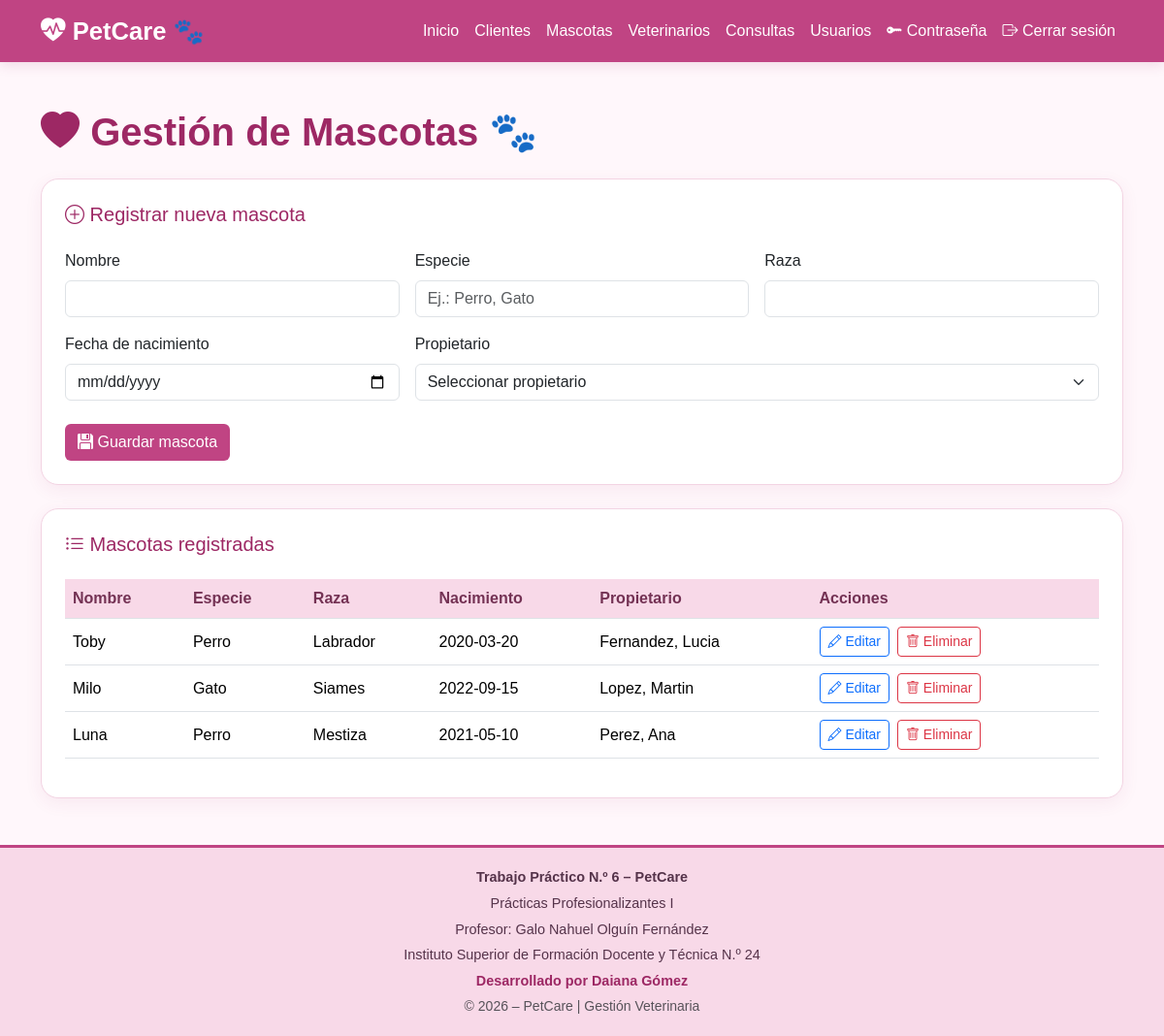
The page /mascotas/index.php (signed in) on the database its author committed.
### tables this page shows
CREATE TABLE `mascotas` (
  `id_mascota` int NOT NULL AUTO_INCREMENT,
  `nombre` varchar(50) NOT NULL,
  `especie` varchar(30) NOT NULL,
  `raza` varchar(50) DEFAULT NULL,
  `fecha_nacimiento` date DEFAULT NULL,
  `id_cliente` int NOT NULL,
  PRIMARY KEY (`id_mascota`),
  KEY `id_cliente` (`id_cliente`),
  CONSTRAINT `mascotas_ibfk_1` FOREIGN KEY (`id_cliente`) REFERENCES `clientes` (`id_cliente`)
);

CREATE TABLE `clientes` (
  `id_cliente` int NOT NULL AUTO_INCREMENT,
  `dni` varchar(10) NOT NULL,
  `nombre` varchar(50) NOT NULL,
  `apellido` varchar(50) NOT NULL,
  `telefono` varchar(20) DEFAULT NULL,
  PRIMARY KEY (`id_cliente`),
  UNIQUE KEY `dni` (`dni`)
);

### config/Auth.php (called while the page is built, shortened)
<?php
function usuarioAutenticado(): bool {
    return isset($_SESSION['id_usuario']);
}
function rolActual(): ?string {
    return $_SESSION['rol'] ?? null;
}
function tieneRol(array $rolesPermitidos): bool {
    return usuarioAutenticado()
        && in_array(rolActual(), $rolesPermitidos, true);
}

### mascotas/index.php (the view, shortened to what this page needs)
<?php
require_once __DIR__ . '/../config/Auth.php';
$conexion = conectarBD();
function escapar($valor): string {
    return htmlspecialchars((string)$valor, ENT_QUOTES, 'UTF-8');
}
$datos = [
    'nombre' => '',
    'especie' => '',
    'raza' => '',
    'fecha_nacimiento' => '',
    'id_cliente' => ''
];
$clientes = $conexion->query(
    "SELECT id_cliente, nombre, apellido
     FROM clientes
     ORDER BY apellido, nombre"
)->fetchAll();
$mascotas = $conexion->query(
    "SELECT m.id_mascota,
            m.nombre,
            m.especie,
            m.raza,
            m.fecha_nacimiento,
            m.id_cliente,
            c.nombre AS nombre_cliente,
            c.apellido AS apellido_cliente
     FROM mascotas m
     INNER JOIN clientes c
         ON m.id_cliente = c.id_cliente
     ORDER BY m.id_mascota DESC"
)->fetchAll();
require __DIR__ . '/../includes/header.php';
?>
<main class="container py-5">
    <h1 class="titulo fw-bold mb-4">
        <i class="bi bi-heart-fill"></i>
        Gestión de Mascotas 🐾
    </h1>
    <?php if (tieneRol(['administrador'])): ?>
    <div class="card mb-4">
        <div class="card-body p-4">
            <h2 class="h5 titulo mb-4">
                <i class="bi bi-plus-circle"></i>
                Registrar nueva mascota
            </h2>
            <form method="POST" action="index.php">
                <div class="row g-3">
                    <div class="col-md-4">
                        <label for="nombre" class="form-label">
                            Nombre
                        </label>
                        <input type="text"
                               class="form-control"
                               id="nombre"
                               name="nombre"
                               maxlength="100"
                               value="<?= escapar($datos['nombre']) ?>"
                               required>
                    </div>
                    <div class="col-md-4">
                        <label for="especie" class="form-label">
                            Especie
                        </label>
                        <input type="text"
                               class="form-control"
                               id="especie"
                               name="especie"
                               maxlength="100"
                               value="<?= escapar($datos['especie']) ?>"
                               placeholder="Ej.: Perro, Gato"
                               required>
                    </div>
                    <div class="col-md-4">
                        <label for="raza" class="form-label">
                            Raza
                        </label>
                        <input type="text"
                               class="form-control"
                               id="raza"
                               name="raza"
                               maxlength="100"
                               value="<?= escapar($datos['raza']) ?>">
                    </div>
                    <div class="col-md-4">
                        <label for="fecha_nacimiento" class="form-label">
                            Fecha de nacimiento
                        </label>
                        <input type="date"
                               class="form-control"
                               id="fecha_nacimiento"
                               name="fecha_nacimiento"
                               max="<?= date('Y-m-d') ?>"
                               value="<?= escapar($datos['fecha_nacimiento']) ?>">
                    </div>
                    <div class="col-md-8">
                        <label for="id_cliente" class="form-label">
                            Propietario
                        </label>
                        <select class="form-select"
                                id="id_cliente"
                                name="id_cliente"
                                required>
                            <option value="">
                                Seleccionar propietario
                            </option>
                        </select>
                    </div>
                </div>
                <div class="mt-4">
                    <button type="submit" class="btn btn-petcare"
                        <?= empty($clientes) ? 'disabled' : '' ?>>
                        <i class="bi bi-floppy-fill"></i>
                        Guardar mascota
                    </button>
                </div>
            </form>
        </div>
    </div>
    <?php endif; ?>
    <div class="card">
        <div class="card-body p-4">
            <h2 class="h5 titulo mb-4">
                <i class="bi bi-list-ul"></i>
                Mascotas registradas
            </h2>
            <div class="table-responsive">
                <table class="table table-hover align-middle">
                    <thead>
                        <tr>
                            <th>Nombre</th>
                            <th>Especie</th>
                            <th>Raza</th>
                            <th>Nacimiento</th>
                            <th>Propietario</th>
                            <?php if (tieneRol(['administrador'])): ?>
                                <th>Acciones</th>
                            <?php endif; ?>
                        </tr>
                    </thead>
                    <tbody>
                        <?php foreach ($mascotas as $mascota): ?>
                            <tr>
                                <td>
                                    <?= escapar($mascota['nombre']) ?>
                                </td>
                                <td>
                                    <?= escapar($mascota['especie']) ?>
                                </td>
                                <td>
                                    <?= escapar($mascota['raza'] ?? '-') ?>
                                </td>
                                <td>
                                    <?= escapar(
                                        $mascota['fecha_nacimiento'] ?? '-'
                                    ) ?>
                                </td>
                                <td>
                                    <?= escapar(
                                        $mascota['apellido_cliente'] . ', ' .
                                        $mascota['nombre_cliente']
                                    ) ?>
                                </td>
                                <?php if (tieneRol(['administrador'])): ?>
                                <td>
                                    <div class="d-flex gap-2">
                                        <a class="btn btn-outline-primary btn-sm"
                                           href="editar.php?id=<?= (int)$mascota['id_mascota'] ?>">
                                            <i class="bi bi-pencil"></i>
                                            Editar
                                        </a>
                                        <form method="POST"
                                              action="eliminar.php"
                                              onsubmit="return confirm('¿Eliminar esta mascota?');">
                                            <button type="submit"
                                                    class="btn btn-outline-danger btn-sm">
                                                <i class="bi bi-trash"></i>
                                                Eliminar
                                            </button>
                                        </form>
                                    </div>
                                </td>
                                <?php endif; ?>
                            </tr>
                        <?php endforeach; ?>
                    </tbody>
                </table>
            </div>
        </div>
    </div>
</main>
<?php
require __DIR__ . '/../includes/footer.php';
?>

### css/styles.css (style rules this page uses)
:root { --pink-primary: #c04483; --pink-dark: #9d2864; --pink-pastel: #f8d9e8; --pink-light: #fce7f1; --pink-background: #fff7fb; --text-primary: #55334a; }
body { background: var(--pink-background); color: var(--text-primary); font-family: Arial, sans-serif; min-height: 100vh; display: flex; flex-direction: column; }
main { flex: 1; }
.titulo { color: var(--pink-dark); }
.card { border: 1px solid #f3d4e3; border-radius: 18px; box-shadow: 0 5px 18px rgba(157, 40, 100, .07); }
.btn-petcare { background: var(--pink-primary); color: white; }
.table thead th { background: var(--pink-pastel); color: #743254; }

### rows shown on the page
mascotas: nombre "Toby", especie "Perro", raza "Labrador", fecha_nacimiento "2020-03-20", id_cliente.nombre "Fernandez, Lucia"
mascotas: nombre "Milo", especie "Gato", raza "Siames", fecha_nacimiento "2022-09-15", id_cliente.nombre "Lopez, Martin"
mascotas: nombre "Luna", especie "Perro", raza "Mestiza", fecha_nacimiento "2021-05-10", id_cliente.nombre "Perez, Ana"
